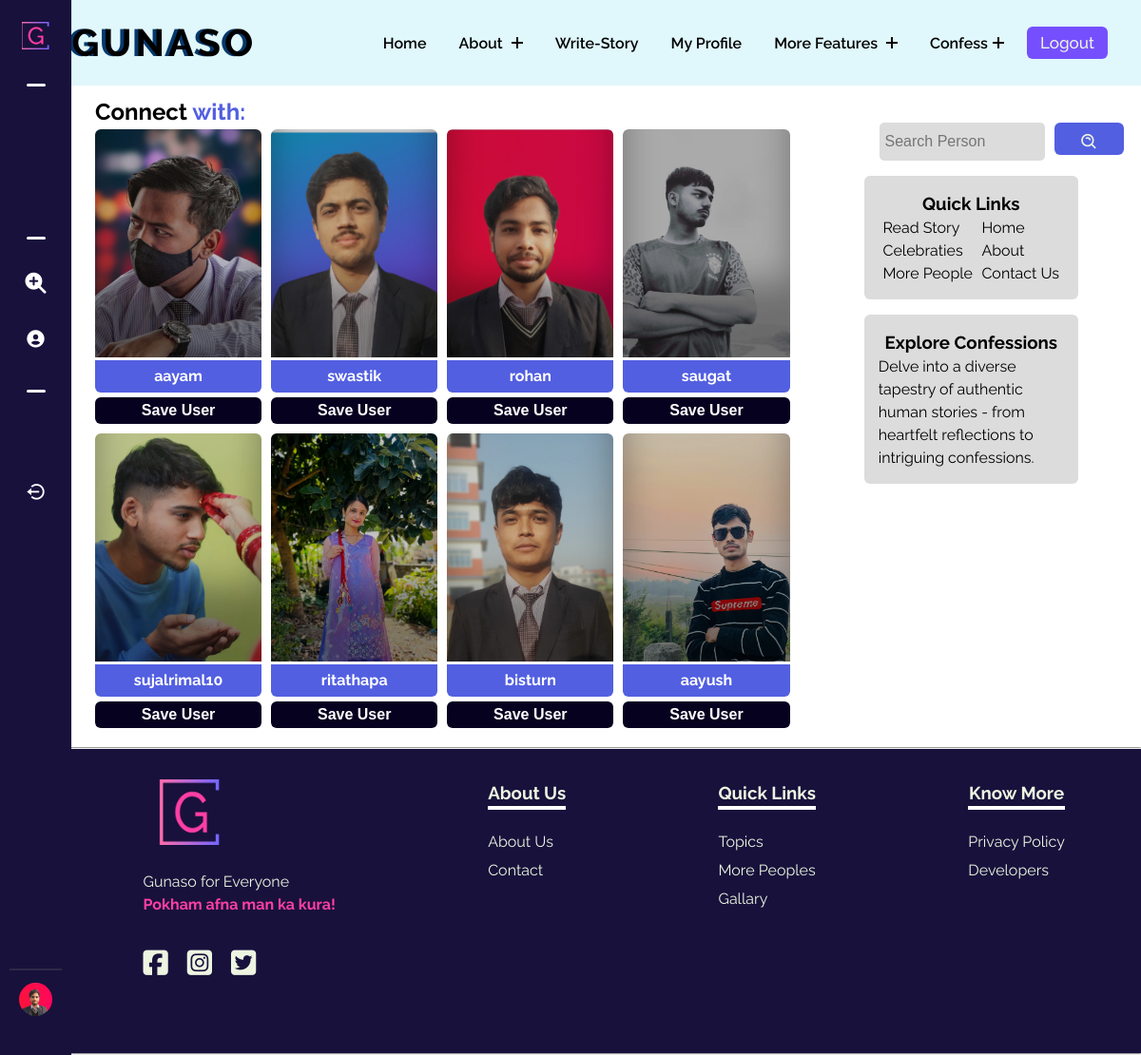
The page /persons/ (signed in) on the database its author committed.
### gunasoApp/models.py (models this page shows, shortened)
class Profile(models.Model):
    user = models.OneToOneField(User, on_delete=models.CASCADE, related_name="Profile")
    image = models.ImageField(upload_to="gunasoApp/images/loggeduserImages", blank=True, default="upload-image")

### gunasoApp/views.py (the view)
# urls.py: path('persons/',views.persons, name='person'),
def persons(request):
    if request.user.is_anonymous:
        all_users = Profile.objects.all()
        uppercontext = {
            "all_users": all_users,
        }
        return render(request, 'persons.html', uppercontext)
    else:
        clipped_users_fetch = Clipping.objects.filter(user=request.user)
        all_users = Profile.objects.all()
        saved_users = clipped_users_fetch.values_list('visitedUser', flat=True)
        context = {
            "all_users": all_users,
            "saved_users": saved_users,
        }
        return render(request, 'persons.html', context)

### templates/persons.html (shortened to what this page needs)
{% extends 'base.html' %}
{% load static %}
        {% block base_style%}
        {{ block.super }}
        <link rel="stylesheet" href="{% static 'styles/persons.css' %}">
        {% endblock base_style%}
        {% block content %}
        <div class="famoustopicsmain">
            <div class="containflex">
                <div class="leftside">
                    <h2>Connect <span class="blue">with:</span></h2>
                    <div class="gridcontain">
                        {% for profile in all_users %}
                        <div>
                            <div class="card" style="background-image: url(../media/{{profile.image}});">
                            </div>
                            <div class="linksbtns">
                                <a class="usernameanchor" href="../user/{{ profile.user }}">{{ profile.user }}</a>
                                {% if user.is_authenticated %}
                                {% if profile.user.id not in saved_users %}
                                <form action="{{ user }}/clip-system/{{ profile.user }}/" method="post">
                                    <input class="clipuserbtn" type="submit" value="Save User" name="" id="">
                                </form>
                                {% endif %}
                                {% endif %}
                            </div>
                        </div>
                        {% endfor %}
                    </div>
                </div>
                <div class="rightside">
                    <div class="searchdiv" data-aos="fade-down">
                        <form method="get" action="{% url 'searchperson' %}">
                            <input class="searchinp" type="search" placeholder="Search Person" aria-label="Search"
                                name="query" id="query">
                            <button class="copybtn" type="submit" style="margin: 0;">
                                <i class='bx bx-search-alt'></i>
                            </button>
                        </form>
                    </div>
                    <div class="catandside">
                        <div class="categoriesdiv" data-aos="fade-down">
                            <h3>Quick Links</h3>
                            <div class="uls">
                                <ul class="lineone">
                                    <li><a href="/read-story">Read Story</a></li>
                                    <li><a href="/topics">Celebraties</a></li>
                                    <li><a href="#">More People</a></li>
                                </ul>
                                <ul class="lineone">
                                    <li><a href="/">Home</a></li>
                                    <li><a href="/about">About</a></li>
                                    <li><a href="/contact">Contact Us</a></li>
                                </ul>
                            </div>
                        </div>
                        <div class="categoriesdiv" data-aos="fade-up">
                            <h3>Explore Confessions</h3>
                            <p>Delve into a diverse tapestry of authentic human stories - from heartfelt reflections to
                                intriguing confessions.</p>
                        </div>
                    </div>
                </div>
            </div>
        </div>
        {% endblock %}

### templates/base.html (shortened to what this page needs)
{% load static %}
{% load webpush_notifications %}
<!DOCTYPE html>
<html lang="en">
<head>
    {% block base_style%}
    <link rel="stylesheet" href="{% static 'styles/base.css' %}">
    <link href="https://unpkg.com/aos@2.3.1/dist/aos.css" rel="stylesheet">
    {% endblock base_style%}
    <link href="https://cdn.jsdelivr.net/npm/remixicon@4.0.0/fonts/remixicon.css" rel="stylesheet" />
    <link flex href="https://unpkg.com/boxicons@2.1.4/css/boxicons.min.css" rel="stylesheet" />
</head>
<body>
    <header class="header">
        <div class="container_nav">
            <div class="header-main">
                <div class="logo">
                    <a href="/">
                        <div class="contentlogo">
                            <h2 class="text" data-text="Gunaso">
                                Guanso
                            </h2>
                        </div>
                    </a>
                </div>
                <nav class="nav-menu">
                    <ul class="menu">
                        <li class="menu-item">
                            <a href="/">Home</a>
                        </li>
                        <li class="menu-item menu-item-has-children">
                            <a href="#" data-toggle="sub-menu">About <i class="plus"></i></a>
                        </li>
                        <li class="menu-item">
                            <a href="{% url 'writestory' %}">write-Story</a>
                        </li>
                        <li class="menu-item">
                            <a href="/user/{{request.user}}">My Profile</a>
                        </li>
                        <li class="menu-item menu-item-has-children">
                            <a href="#" data-toggle="sub-menu">More Features <i class="plus"></i></a>
                        </li>
                        <li class="menu-item menu-item-has-children">
                            <a href="#" data-toggle="sub-menu">Confess<i class="plus"></i></a>
                        </li>
                        {% if user.is_authenticated %}
                        <button id="logoutbtn" onclick="logoutfunc()">
                            Logout
                        </button>
                        {% endif %}
                    </ul>
                </nav>
            </div>
        </div>
    </header>
    <nav class="sidebar hoverable close">
        <div class="logo_items flex">
            <span class="nav_image">
                <img src="{% static 'images/logos/g-high-resolution-logo-transparent.png' %}" alt="logo_img" />
            </span>
        </div>
        <div class="menu_container">
            <div class="menu_items">
                <ul class="menu_item">
                    <div class="menu_title flex">
                        <span class="line"></span>
                    </div>
                    <li class="item">
                        <a href="/user/{{request.user}}" class="link flex">
                            <i style="color: #fff;">
                                <lord-icon src="https://cdn.lordicon.com/hrjifpbq.json" trigger="hover"
                                    style="width:35px;height:35px" colors="primary:#fff,secondary:#fff">
                                </lord-icon>
                            </i>
                        </a>
                    </li>
                    <li class="item">
                        <a href="{% url 'update_profile' %}" class="link flex">
                            <i>
                                <lord-icon src="https://cdn.lordicon.com/ifsxxxte.json" trigger="hover"
                                    style="width:30px;height:30px" colors="primary:#fff,secondary:#fff">
                                </lord-icon>
                            </i>
                        </a>
                    </li>
                </ul>
                <ul class="menu_item">
                    <div class="menu_title flex">
                        <span class="line"></span>
                    </div>
                    <li class="item">
                        <a href="{% url 'person' %}" class="link flex">
                            <i class="fa-solid fa-magnifying-glass-plus"></i>
                        </a>
                    </li>
                    <li class="item">
                        <a href="{% url 'topics' %}" class="link flex">
                            <i class='bx bxs-user-circle'></i>
                        </a>
                    </li>
                </ul>
                <ul class="menu_item">
                    <div class="menu_title flex">
                        <span class="line"></span>
                    </div>
                    <li class="item">
                        <a href="{% url 'readstory' %}" class="link flex">
                            <i>
                                <lord-icon src="https://cdn.lordicon.com/depeqmsz.json" trigger="hover"
                                    style="width:30px;height:30px" colors="primary:#fff,secondary:#fff">
                                </lord-icon>
                            </i>
                        </a>
                    </li>
                    <li class="item">
                        {% if user.is_authenticated %}
                        <a href="{% url 'logout' %}" class="link flex">
                            <i class='bx bx-log-out-circle'></i>
                        </a>
                        {% else %}
                        <a href="{% url 'login' %}" class="link flex">
                            <i class="fa-solid fa-arrow-right-from-bracket"></i>
                            <span>Login</span>
                        </a>
                        {% endif %}
                    </li>
                    <li class="item">
                        <a href="{% url 'developers' %}" class="link flex">
                            <i>
                                <lord-icon src="https://cdn.lordicon.com/eodeknny.json" trigger="hover"
                                    style="width:29px;height:29px; margin-left: 5px;"
                                    colors="primary:#fff,secondary:#fff">
                                </lord-icon>
                            </i>
                        </a>
                    </li>
                </ul>
            </div>
            <div class="sidebar_profile flex">
                {% if user.is_authenticated %}
                <span class="nav_image">
                    <img src="{{request.user.Profile.image.url}}" alt="logo_img"
                        style="border-radius: 50%; height: 35px; width:35px;" />
                </span>
                {% endif %}
            </div>
        </div>
    </nav>
    {% block content %} {% endblock %}
    <hr>
    <footer class="footer">
        <div class="fone">
            <img src="{% static 'images/logos/g-high-resolution-logo-transparent.png' %}" alt="lyamma lyamm logo"
                class="footer-logo">
            <p>Gunaso for Everyone<br> <span>Pokham afna man ka kura!</span></p>
            <div class="footer-links">
                <a href=""><i class="fa-brands fa-square-facebook"></i></a>
                <a href=""><i class="fa-brands fa-square-instagram"></i></a>
                <a href=""><i class="fa-brands fa-square-twitter"></i></a>
            </div>
        </div>
        <div class="ftwo">
            <ul>
                <h3 class="footer-h3">About Us</h3>
                <li><a href="{% url 'about' %}">About Us</a></li>
                <li><a href="{% url 'contact' %}">Contact</a></li>
            </ul>
        </div>
        <div class="fthree">
            <ul>
                <h3 class="footer-h3">Quick Links</h3>
                <li><a href="{% url 'topics'%}">Topics</a></li>
                <li><a href="{% url 'person'%}">More Peoples</a></li>
                <li><a href="{% url 'gallary' %}">Gallary</a></li>
            </ul>
        </div>
        <div class="ffour">
            <ul>
                <h3 class="footer-h3">Know More</h3>
                <li><a href="{% url 'privacypolicy' %}">Privacy Policy</a></li>
                <li><a href="{% url 'developers' %}">Developers</a></li>
            </ul>
        </div>
    </footer>
</body>
</html>

### static/styles/persons.css (style rules this page uses)
* { margin: 0; padding: 0; box-sizing: border-box; }
:root { --dark: #05386B; --darkgreen: #379683; --bcolor: #5CDB95; --backupgreen: #8EE4AF; --para: #EDF5E1; --mainheading: #FFF; --hotish: #FF3FA4; --skyblue: #525FE1; --deepdark: #1010; }
.blue { color: var(--skyblue); }
.copybtn { cursor: pointer; background-color: var(--skyblue); font-family: inherit; display: inline-block; width: 5em; height: 2em; line-height: 1.9em; margin: 10px 0; position: relative; overflow: hidden; border: 2px solid var(--color); transition: color .5s; z-index: 1; font-size: 17px; border-radius: 6px; font-weight: 500; color: var(--para); }
.copybtn:before { content: ""; position: absolute; z-index: -1; background: var(--skyblue); height: 150px; width: 200px; border-radius: 50%; }
.copybtn:before { top: 100%; left: 100%; transition: all .7s; }
.famoustopicsmain { margin: 0 .5rem 0 5rem; }
.containflex { padding: 10px; display: flex; gap: 20px; }
.gridcontain { display: grid; gap: 10px; grid-template-columns: repeat(4, 1fr) }
.card { padding: 6px; height: 30vh; border-top-left-radius: 6px; border-top-right-radius: 6px; box-shadow: rgba(0, 0, 0, 0.35) 0px -80px 36px -1px inset; background-color: violet; background-size: cover; background-position: center; background-repeat: no-repeat; filter: brightness(80%); }
a { text-decoration: none; }
.usernameanchor { display: flex; justify-content: center; font-weight: bold; margin-top: 3px; font-size: 16px; background-color: var(--skyblue); padding: 5px 10px; border-bottom-left-radius: 6px; border-bottom-right-radius: 6px; width: inherit; color: #ffffff; }
.linksbtns { display: flex; flex-direction: column; gap: 5px; }
.gridcontain form { width: 100%; }
form .clipuserbtn { border: none; cursor: pointer; display: flex; justify-content: center; font-weight: bold; font-size: 16px; background-color: rgb(7, 1, 32); padding: 5px 10px; border-radius: 6px; width: inherit; color: #ffffff; }
.leftside { padding: 0 10px 10px 10px; flex-basis: 70%; }
.rightside { padding-top: 13px; flex-basis: 30%; border-radius: 6px; }
.searchdiv { margin-top: 1rem; display: flex; align-items: center; margin-left: 4rem; }
.searchdiv form { display: flex; gap: 10px; }
.searchdiv i { line-height: 5vh; font-size: 20px; }
.searchinp { padding: 6px; width: 78%; background-color: gainsboro; height: 5vh; }
.searchinp { border: none; font-size: 16px; border-radius: 5px; }
.catandside { display: flex; flex-direction: column; align-items: center; }
.categoriesdiv { margin-top: 1rem; border-radius: 6px; padding: 15px; background-color: gainsboro; text-align: center; width: 70%; }
.categoriesdiv p { text-align: left; }
.uls { display: flex; justify-content: space-around; }
.uls ul { text-align: left; }
.uls ul li a { text-decoration: none; color: #000; cursor: pointer; }

### rows shown on the page
Profile: image (picture), user "aayam"
Profile: image (picture), user "swastik"
Profile: image (picture), user "rohan"
Profile: image (picture), user "saugat"
Profile: image (picture), user "sujalrimal10"
Profile: image (picture), user "ritathapa"
Profile: image (picture), user "bisturn"
Profile: image (picture), user "aayush"
